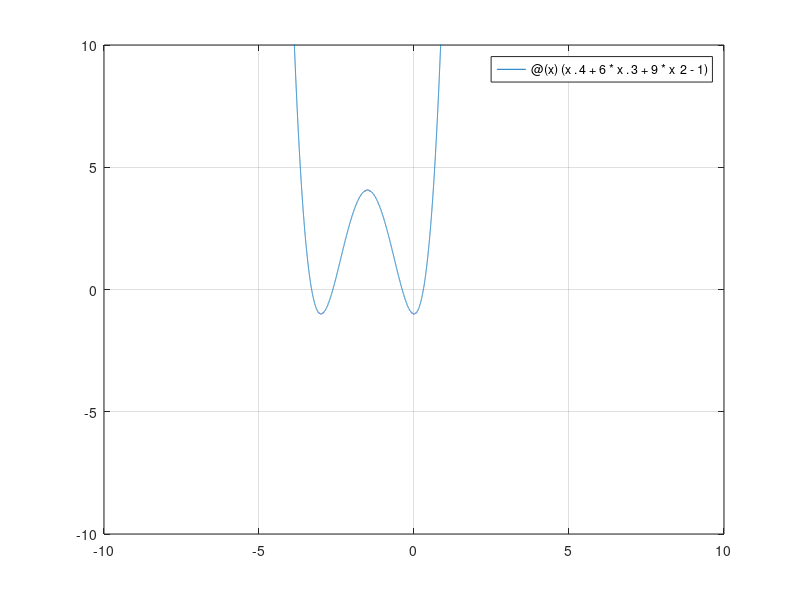

Here is the MATLAB script that generated this plot:
% Script Octave
% Title           :Script para graficar funciones
% Author          :Oscar Eduardo Mendoza Alcantara(XXOSOXX)
% Date            :20211028
% Version         :1
% Usage           :octave>> /path/
%                 :Requiere aplicación octave para utilizar su linea de comandos

% Limpiar variables
clear

% Determinar plano cartesiano
axis([ -10, 10, -10, 10]);

% funcion a plotear
fx = @(x) ( x.^4 + 6*x.^3 + 9*x^2 - 1 ) ;

% Dibujar funcion

fplot(fx, axis);
grid on;